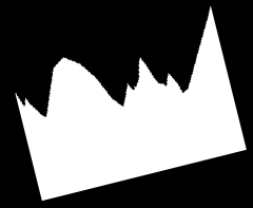
#> input picture data/proj1_daneA/set0/0.png, 253 x 208 px
$ python -i image_preprocessing.py   (imports and definitions only)
#> lines starting #> are read from the running program, lines starting #| are printed output that depends on the picture; after the words box and inside, x2 and y2 are one past the last pixel; in counts of white or black regions, pixels touching at a corner belong together
#> further down, picture is the input picture: shape (208, 253); min 0, max 255, mean 103.7
### gotowy_kod/util.py
import math
import numpy as np

def get_line_length(point1, point2):
    return math.pow((point1[0]-point2[0])**2 + (point1[1]-point2[1])**2 , 0.5)

def get_angle_of_line(line):
    (point1, point2) = line
    angle = math.atan2(point2[1] - point1[1], point2[0] - point1[0]) * 180 / np.pi
    return angle #if angle >= 0 else 180+angle

def compare_2_numbers_with_range(n1, n2, range=3):
    difference = abs(n1-n2)
    return difference <= range

# [4 lines left out: function compare_2_points_with_range, not called in this run]

def clamp(n, smallest, largest):
    return max(smallest, min(n, largest))

# [15 lines left out: function get_white_to_black_ratio_in_array, not called in this run]

### gotowy_kod/image_preprocessing.py
import numpy as np
from skimage import io
from skimage.feature import canny, corner_subpix
from skimage.morphology import opening, square
from skimage.transform import probabilistic_hough_line
from skimage.measure import find_contours, approximate_polygon

from image_operations import *
from util import *


# v6
# sprawdza wykryte po kolei kąty w wielokącie i szuka dwóch dających sumę 180 lub o równych kątach, ale z przedziału 70-110
# [164 lines left out: functions rotate_scale_and_cut_image_v6, get_points_and_angles_in_image, find_corners, get_angle_of_point_using_hough, get_list_of_different_angles_in_image_using_hough, get_points_at_the_base and 1 more, not called in this run]

def get_angle_to_rotate_image_based_on_longest_line(image):
    thresh = threshold_otsu(image)
#> thresh = 127
    image_binary = image > thresh
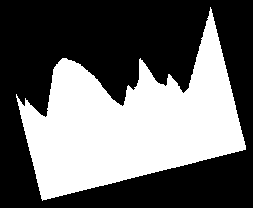
#> image_binary: shape (208, 253) bool; 40.7% white; 1 white region, box (x1, y1, x2, y2) and area: (16, 7, 246, 201) 21392
    label_img, num = label(image_binary, connectivity=2, return_num=True, background=0)
#> label_img: shape (208, 253) int32; values 0 (black) and 1 (white), 40.7% white; 1 white region
#> num = 1
    region_props = regionprops(label_img)
#> region_props = 1 regions; box (x1, y1, x2, y2) and area: (16, 7, 246, 201) 21392
    biggest_region = region_props[0]
    perimeter = biggest_region.perimeter
#> perimeter = 938.1

    edges = canny(image_binary, sigma=1, low_threshold=False, high_threshold=True)
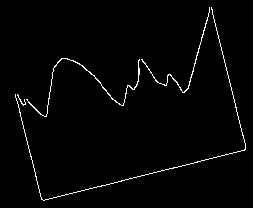
#> edges: shape (208, 253) bool; 1.8% white in thin lines or dots, all inside (x1, y1, x2, y2) = (15, 7, 246, 201)
    all_detected_lines = list()
    lines = probabilistic_hough_line(edges, threshold=10, line_length=10, line_gap=20)
#> lines = 46 items
    all_detected_lines += lines
#> all_detected_lines = 46 items
    counter_of_tries = 0
    while counter_of_tries < 5:
        edges = canny(image_binary, sigma=1, low_threshold=False, high_threshold=True)
        min_length = image.shape[0] if image.shape[0] >= image.shape[1] else image.shape[1]
        lines = probabilistic_hough_line(edges, threshold=10, line_length=30,line_gap=10)
        all_detected_lines += lines
        counter_of_tries += 1
#> after the loop, counter_of_tries = 5

    longest_line = (lines[0],  get_line_length(lines[0][0], lines[0][1]))
#> longest_line = (((245, 146), (211, 7)), 143.1)
    for line in lines:
        temp_lenght = get_line_length(line[0], line[1])
        if temp_lenght > longest_line[1]:
            longest_line = (line, temp_lenght)
#> this loop made 10 passes
#> (temp_lenght, longest_line) on pass 2: (207.1, (((43, 200), (244, 150)), 207.1))
#> (line, temp_lenght) on passes 1, 3, 4, 5, 6, 7: (((245, 146), (211, 7)), 143.1), (((115, 101), (89, 71)), 39.7), (((188, 88), (209, 8)), 82.71), (((41, 199), (15, 94)), 108.2), (((187, 89), (203, 30)), 61.13), (((41, 197), (24, 129)), 70.09)

    angle = get_angle_of_line(longest_line[0])
#> angle = -13.97
    baseline = longest_line[0]
#> baseline = ((43, 200), (244, 150))
    return angle, baseline

>>> import cv2
>>> picture = cv2.imread('../data/proj1_daneA/set0/0.png', cv2.IMREAD_GRAYSCALE)
>>> result = get_angle_to_rotate_image_based_on_longest_line(picture)
#> result = (-13.97, ((43, 200), (244, 150)))

$ run again, on data/proj1_daneA/set0/1.png
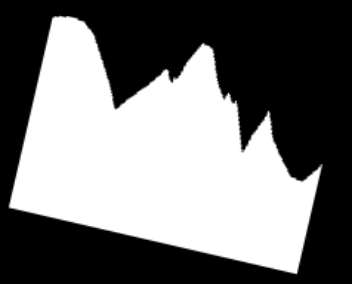
#> input picture data/proj1_daneA/set0/1.png, 352 x 284 px
#> picture is the input picture: shape (284, 352); min 0, max 255, mean 115
#> thresh = 127
#> in get_angle_to_rotate_image_based_on_longest_line, `image_binary = image > thresh`:
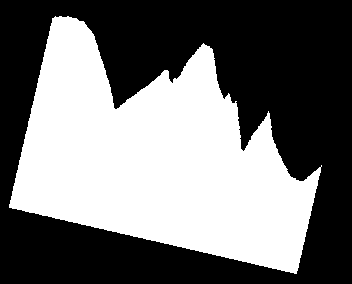
#> image_binary: shape (284, 352) bool; 45.1% white; 1 white region, box (x1, y1, x2, y2) and area: (9, 16, 322, 274) 45082
#> label_img: shape (284, 352) int32; values 0 (black) and 1 (white), 45.1% white; 1 white region
#> num = 1
#> region_props = 1 regions; box (x1, y1, x2, y2) and area: (9, 16, 322, 274) 45082
#> perimeter = 1230.4
#> in get_angle_to_rotate_image_based_on_longest_line, `edges = canny(image_binary, sigma=1, low_threshold=False, high_thresho..`:
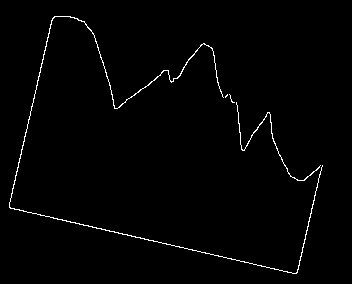
#> edges: shape (284, 352) bool; 1.3% white in thin lines or dots, all inside (x1, y1, x2, y2) = (9, 16, 323, 274)
#> in get_angle_to_rotate_image_based_on_longest_line, `lines = probabilistic_hough_line(edges, threshold=10, line_length=10, ..`: lines = 51 items
#> after the loop in get_angle_to_rotate_image_based_on_longest_line, `while counter_of_tries < 5:`: counter_of_tries = 5
#> longest_line = (((295, 273), (9, 207)), 293.5)
#> the loop in get_angle_to_rotate_image_based_on_longest_line, `for line in lines:` made 19 passes
#> (line, temp_lenght) on passes 1 to 8: (((295, 273), (9, 207)), 293.5), (((9, 205), (52, 18)), 191.9), (((296, 273), (10, 207)), 293.5), (((287, 171), (272, 136)), 38.08), (((297, 272), (322, 165)), 109.9), (((296, 272), (315, 191)), 83.2), (((117, 108), (166, 70)), 62.01), (((116, 108), (165, 70)), 62.01)
#> angle = -167
#> baseline = ((295, 273), (9, 207))
#> result = (-167, ((295, 273), (9, 207)))
